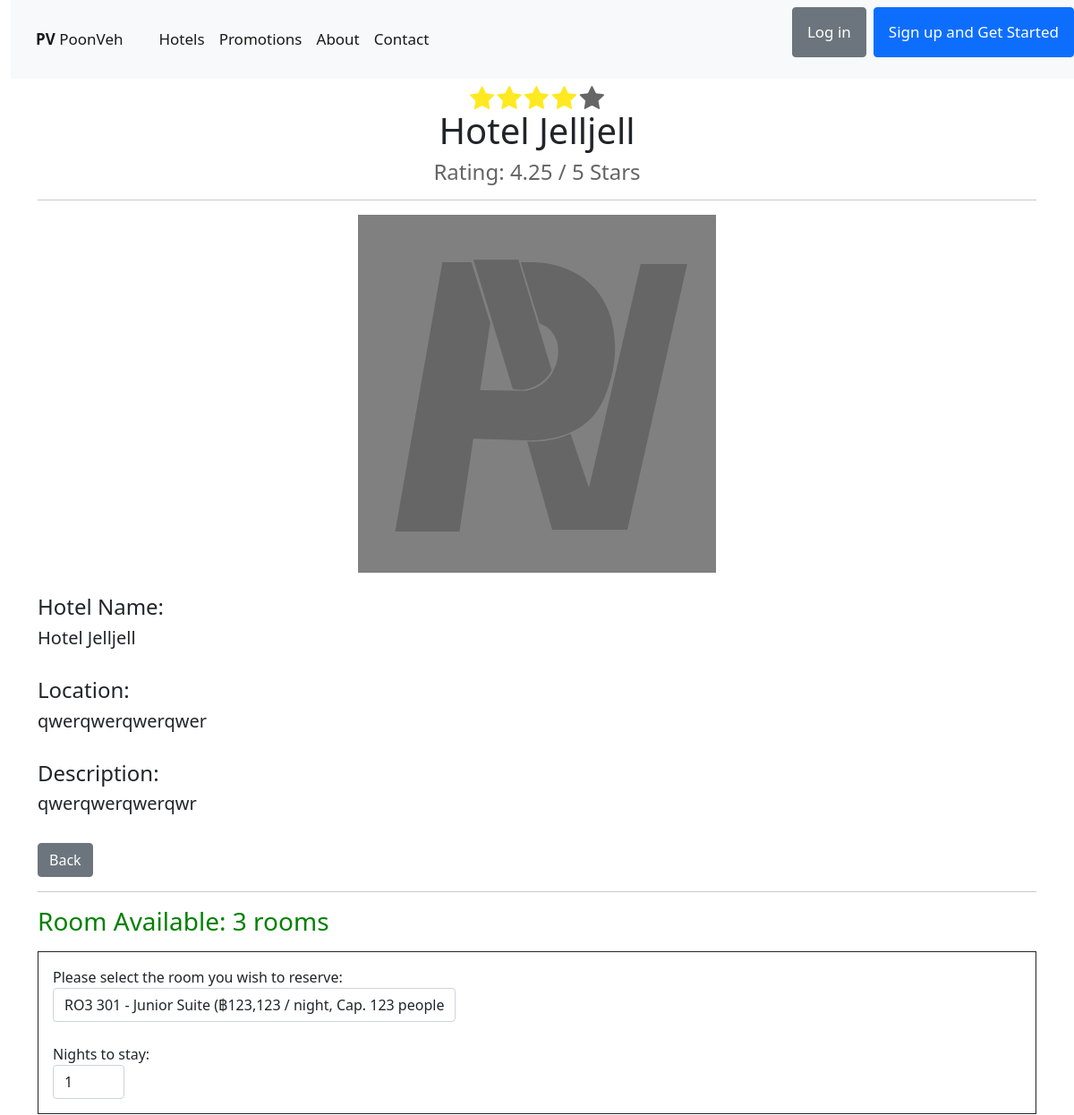
Page /hotel-detail/H2/ (upper part) on the earlier database version.
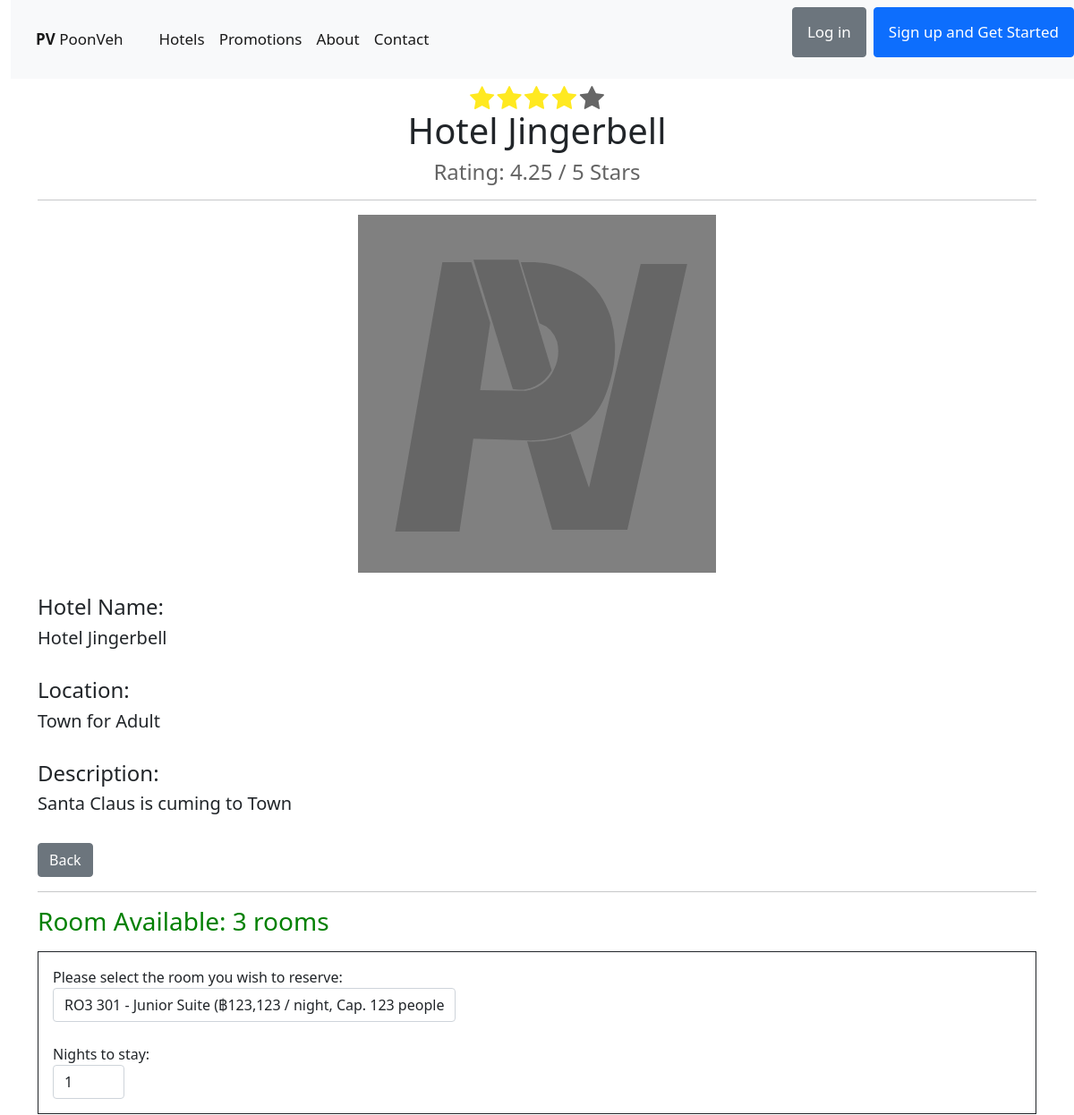
Same page on the later database version.
### HotelApp/models.py (models this page shows, shortened)
class Hotel(models.Model):
    Hotel_Name=models.CharField(max_length=50)
    Hotel_Address=models.TextField()
    Hotel_Detail=models.TextField()
    Hotel_Pic=CloudinaryField('hotel', null=True, blank=True, default=None, folder='poonveh-cpe231/hotel')
    class Meta:
        db_table='hotel'

### HotelApp/views.py (the view, shortened to what this page needs)
# urls.py: path('hotel-detail/H<int:hotel_id>/', HotelDetail, name='hotel-detail'),
def HotelDetail(request, hotel_id):
    hotel=Hotel.objects.get(id=hotel_id)
    room=Room.objects.all().order_by('id')
    reviews=Transaction.objects.filter(Transaction_Rating__gte=1).order_by('-id')
    cur_rating=0
    total_rating=0
    showreviews=[]  # show only the man that gave rating score (in order to save space and can be used to calculate the cumulative rating)
    for i in range(0, len(reviews)):
        if reviews[i].room.hotel == hotel:
            cur_rating+=reviews[i].Transaction_Rating
            total_rating+=1
            if len(showreviews) < 4:
                showreviews.append(reviews[i])
    if cur_rating:
        cur_rating/=total_rating
    context={}
    context['cur_rating']=cur_rating
    context['showreviews']=showreviews
    available_room=Room.objects.filter(hotel=hotel, Room_Status=True)
    context['Hotel']=hotel
    context['available_room']=available_room
    return render(request, 'frontend/hoteldetail.html', context)

### HotelApp/templates/frontend/hoteldetail.html (shortened to what the changed rows need)
{% extends 'frontend/base2.html' %}
{% load static %}
{% load humanize %}
{% block content %}
    <br><br><br><br>
    <div class ="containerbody">
        <div class ="container">
            <center>
                {% if cur_rating >= 4.5 %}
                    <img src="{% static 'img/5star.svg' %}" width="150"><br>
                {% elif cur_rating >= 3.5 %}
                    <img src="{% static 'img/4star.svg' %}" width="150"><br>
                {% elif cur_rating >= 2.5 %}
                    <img src="{% static 'img/3star.svg' %}" width="150"><br>
                {% elif cur_rating >= 1.5 %}
                    <img src="{% static 'img/2star.svg' %}" width="150"><br>
                {% elif cur_rating >= 0.5 %}
                    <img src="{% static 'img/1star.svg' %}" width="150"><br>
                {% endif %}
                <h1>{{Hotel.Hotel_Name}}</h1>
                <h4 style="color:rgb(100, 100, 100)">
                    {% if cur_rating %}
                        Rating: {{cur_rating|floatformat:2}} / 5 Stars
                    {% else %}
                        no reviews yet
                    {% endif %}
                </h4><hr>
                {% if Hotel.Hotel_Pic.url %}
                    <img src="{{Hotel.Hotel_Pic.url}}" width="600"><br><br>
                {% else %}
                    <img src="{% static 'img/placeholder_grey.svg' %}" width="400"><br><br>
                {% endif %}
            </center>
            {% if user.member.staff.Staff_Position == 'ADMIN' or user.member.staff.Staff_Position == 'MANAGER' %}
                <form method="POST" enctype="multipart/form-data">
                    {% csrf_token %}
                    <div class="form-group">
                        <label for="name">Hotel Name</label>
                        <input type="text" class="form-control" id="name" name="name" value="{{Hotel.Hotel_Name}}" required>
                    </div><br>
                    <div class="form-group">
                        <label for="address">Address</label>
                        <textarea class="form-control" rows="5" id="address" name="address" required>{{Hotel.Hotel_Address}}</textarea>
                    </div><br>
                    <div class="form-group">
                        <label for="detail">Description</label>
                        <textarea class="form-control" rows="5" id="detail" name="detail" placeholder="Please enter details for customers to understand briefly." required>{{Hotel.Hotel_Detail}}</textarea>
                    </div><br>
                    <div class="form-group">
                        <label for="picture">Hotel Picture Cover: </label>
                        <input type="file" class="form-control-file" id="picture" name="picture">
                    </div><br>
                    <button type="submit" class="btn btn-outline-success" name="save">Save</button>&nbsp;&nbsp;
                    <button type="submit" class="btn btn-outline-danger" name="delete">Delete</button><br><br>
                </form>
            {% else %}
                <h4>Hotel Name:</h4>
                <h5>{{Hotel.Hotel_Name}}</h5><br>
                <h4>Location:</h4>
                <h5>{{Hotel.Hotel_Address}}</h5><br>
                <h4>Description:</h4>
                <h5>{{Hotel.Hotel_Detail}}</h5><br>
            {% endif %}
            <a href="{%url 'hotels-page'%}"><button type="button" class="btn btn-secondary">Back</button></a><hr>
            {% if not user.is_staff %}
                {% if available_room|length %}
                    <h3 style="color:green">Room Available: {{available_room|length}} room{% if available_room|length > 1 %}s{% endif %}</h3>
                    <form method="POST" enctype="multipart/form-data">
                        <div class="container border border-dark p-3 my-3">
                            <br>
                        </div>
                        {% if user.is_authenticated %}
                            <br><button type="submit" class="btn btn-outline-primary" name="book">Book Now!</button>
                        {% else %}
                            <br><a href="{%url 'login'%}"><button type="button" class="btn btn-primary">Log in to reserve</button></a>
                        {% endif %}
                        {% if showreviews|length %}
                            <br><br><br><h2 style="color:rgb(0, 155, 133)">Latest Reviews</h2><hr>
                            {% for r in showreviews %}
                                <br>
                            {% endfor %}
                        {% endif %}
                    </form>
                {% else %}
                    <h3 style="color:red">Sorry, no room available right now!</h3>
                    <h6 style="color:red">Please come back later or contact admin if you want us to inform you when the room is available <a href="{% url 'contact-page' %}">Click Here</a></h6>
                {% endif %}
            {% endif %}
        </div>
    </div>
{% endblock content %}

Differences in the rows shown:
changed Hotel: Hotel_Name "Hotel Jelljell" → "Hotel Jingerbell"; Hotel_Address "qwerqwerqwerqwer" → "Town for Adult"; Hotel_Detail "qwerqwerqwerqwr" → "Santa Claus is cuming to Town"
